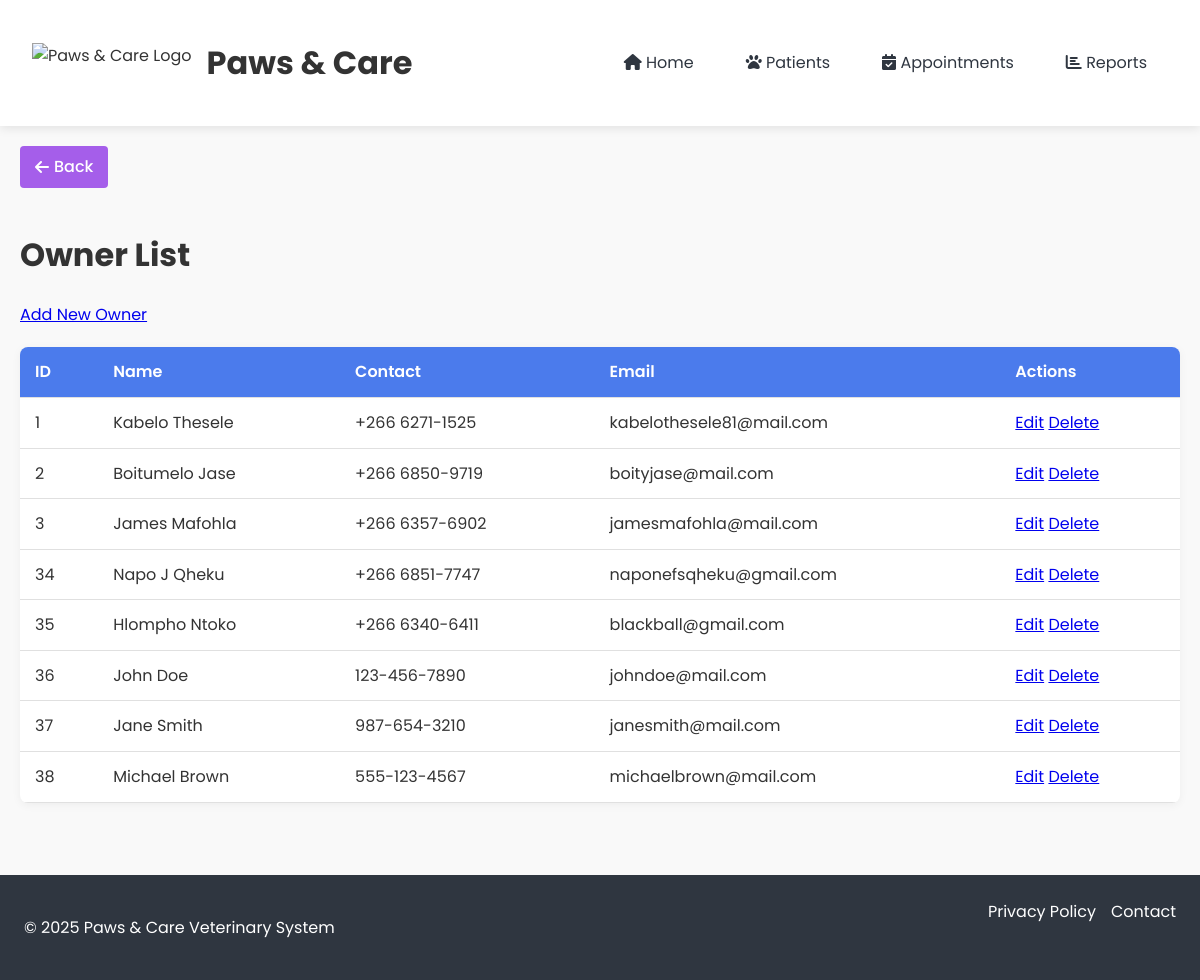
Page /owners/list_owners.php on the committed database.
### tables this page shows
CREATE TABLE `Owners` (
  `Owner_ID` int NOT NULL AUTO_INCREMENT,
  `Name` varchar(100) NOT NULL,
  `Contact` varchar(20) NOT NULL,
  `Email` varchar(100) NOT NULL,
  PRIMARY KEY (`Owner_ID`),
  UNIQUE KEY `Email` (`Email`)
);

### owners/list_owners.php (the view, shortened to what this page needs)
<?php
require_once '../config/db.php';
$owners = $pdo->query("SELECT * FROM Owners")->fetchAll();
require_once '../includes/header.php';
?>
<!DOCTYPE html>
<html>
<head>
    <link rel="stylesheet" href="../assets/css/style.css">
</head>
<body>
    <h1>Owner List</h1>
    <a href="add_owner.php" class="btn-add">Add New Owner</a>
    <table>
        <thead>
            <tr>
                <th>ID</th>
                <th>Name</th>
                <th>Contact</th>
                <th>Email</th>
                <th>Actions</th>
            </tr>
        </thead>
        <tbody>
            <?php foreach ($owners as $owner): ?>
                <tr>
                    <td><?= $owner['Owner_ID'] ?></td>
                    <td><?= htmlspecialchars($owner['Name']) ?></td>
                    <td><?= htmlspecialchars($owner['Contact']) ?></td>
                    <td><?= htmlspecialchars($owner['Email']) ?></td>
                    <td>
                        <a href="edit_owner.php?id=<?= $owner['Owner_ID'] ?>" class="btn-edit">Edit</a>
                        <a href="delete_owner.php?id=<?= $owner['Owner_ID'] ?>"
                           class="btn-delete"
                           onclick="return confirm('Delete this owner and all their pets?')">
                           Delete
                        </a>
                    </td>
                </tr>
            <?php endforeach; ?>
        </tbody>
    </table>
</body>
</html>
<?php
require_once '../includes/footer.php';
?>

### includes/header.php (shortened to what this page needs)
<!DOCTYPE html>
<html lang="en">
<head>
    <link rel="stylesheet" href="../assets/css/style.css">
    <link rel="stylesheet" href="https://cdnjs.cloudflare.com/ajax/libs/font-awesome/6.0.0/css/all.min.css">
</head>
<body>
    <header class="main-header">
        <div class="logo">
            <img src="../assets/images/paw-logo.png" alt="Paws & Care Logo" height="40">
            <h1>Paws & Care</h1>
        </div>
        <nav>
            <ul class="nav-menu">
                <li><a href="../admin/dashboard.php"><i class="fas fa-home"></i> Home</a></li>
                <li><a href="../pets/list_pets.php"><i class="fas fa-paw"></i> Patients</a></li>
                <li><a href="../appointments/list_appointments.php"><i class="fas fa-calendar-check"></i> Appointments</a></li>
                <li><a href="../reports/daily_appointments.php"><i class="fas fa-chart-bar"></i> Reports</a></li>
            </ul>
        </nav>
    </header>
    <main class="content-wrapper">
        <?php if(!isset($hide_back_button)): ?>
            <a href="javascript:history.back()" class="btn btn-back">
                <i class="fas fa-arrow-left"></i> Back
            </a>
        <?php endif; ?>

### includes/footer.php
</main>
<footer class="main-footer">
    <div class="footer-content">
        <p>&copy; <?= date('Y') ?> Paws & Care Veterinary System</p>
        <div class="footer-links">
            <a href="../privacy.php">Privacy Policy</a>
            <a href="../contact.php">Contact</a>
        </div>
    </div>
</footer>
</body>
</html>

### assets/css/style.css (style rules this page uses)
:root { --primary: #4b7bec; --secondary: #a55eea; --light: #f5f6fa; --dark: #2f3640; --success: #20bf6b; --warning: #fa8231; --danger: #eb3b5a; }
body { font-family: 'Poppins', sans-serif; margin: 0; padding: 0; background-color: #f9f9f9; color: #333; line-height: 1.6; }
.nav-menu { display: flex; list-style: none; padding: 0; }
.nav-menu li a { text-decoration: none; color: var(--dark); padding: 0.5rem 1rem; margin: 0 5px; border-radius: 5px; transition: all 0.3s; }
table { width: 100%; border-collapse: collapse; margin: 20px 0; box-shadow: 0 2px 10px rgba(0,0,0,0.05); background: white; border-radius: 8px; overflow: hidden; }
th, td { padding: 12px 15px; text-align: left; border-bottom: 1px solid #e0e0e0; }
th { background-color: var(--primary); color: white; font-weight: 600; }
.btn { display: inline-block; padding: 10px 20px; border-radius: 4px; text-decoration: none; font-weight: 500; cursor: pointer; transition: all 0.3s; border: none; }
.btn-back { display: inline-flex; align-items: center; gap: 5px; background: var(--secondary); color: white; padding: 8px 15px; margin-bottom: 20px; border-radius: 4px; text-decoration: none; }
.main-header { background: white; box-shadow: 0 2px 10px rgba(0,0,0,0.1); padding: 1rem 2rem; display: flex; justify-content: space-between; align-items: center; }
.logo { display: flex; align-items: center; gap: 15px; }
.nav-menu { display: flex; list-style: none; gap: 10px; margin: 0; padding: 0; }
.nav-menu a { text-decoration: none; color: var(--dark); padding: 0.5rem 1rem; border-radius: 4px; transition: all 0.3s; }
.main-footer { background: var(--dark); color: white; padding: 1.5rem; margin-top: 2rem; }
.footer-content { display: flex; justify-content: space-between; max-width: 1200px; margin: 0 auto; }
.footer-links { display: flex; gap: 15px; }
.footer-links a { color: white; text-decoration: none; }
.content-wrapper { min-height: calc(100vh - 200px); padding: 20px; max-width: 1200px; margin: 0 auto; }

### rows in the picture
owners: Owner_ID "1", Name "Kabelo Thesele", Contact "+266 6271-1525", Email "kabelothesele81@mail.com"
owners: Owner_ID "2", Name "Boitumelo Jase", Contact "+266 6850-9719", Email "boityjase@mail.com"
owners: Owner_ID "3", Name "James Mafohla", Contact "+266 6357-6902", Email "jamesmafohla@mail.com"
owners: Owner_ID "34", Name "Napo J Qheku", Contact "+266 6851-7747", Email "naponefsqheku@gmail.com"
owners: Owner_ID "35", Name "Hlompho Ntoko", Contact "+266 6340-6411", Email "blackball@gmail.com"
owners: Owner_ID "36", Name "John Doe", Contact "123-456-7890", Email "johndoe@mail.com"
owners: Owner_ID "37", Name "Jane Smith", Contact "987-654-3210", Email "janesmith@mail.com"
owners: Owner_ID "38", Name "Michael Brown", Contact "555-123-4567", Email "michaelbrown@mail.com"
